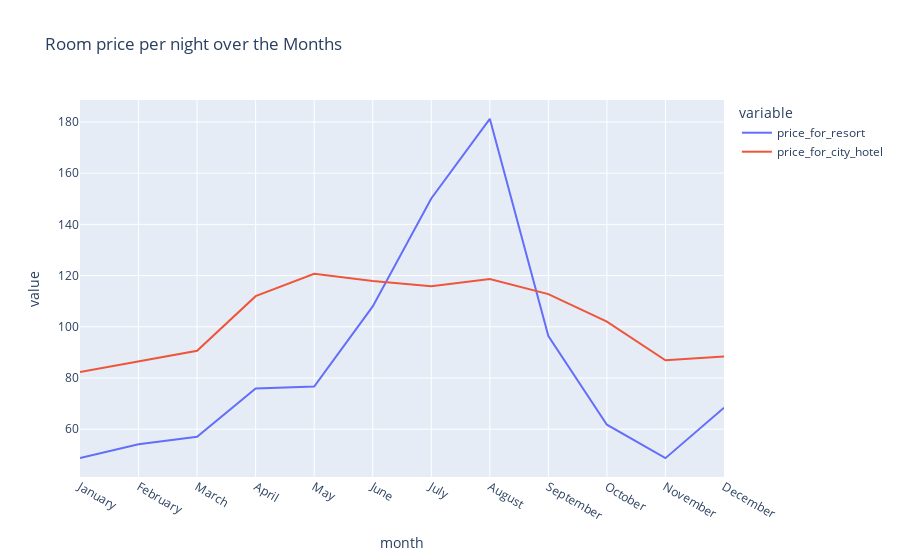

Notebook source saved alongside this figure:
### Code cell
plt.figure(figsize = (17, 8))

px.line(final_prices, x = 'month', y = ['price_for_resort','price_for_city_hotel'],
        title = 'Room price per night over the Months')

### Figure 1 — Plotly figure (JSON) as saved in the notebook; plotly's stock layout.template omitted (floating-point values rounded to 4 significant figures)
{"data": [{"hovertemplate": "variable=price_for_resort<br>month=%{x}<br>value=%{y}<extra></extra>", "legendgroup": "price_for_resort", "line": {"color": "#636efa", "dash": "solid"}, "marker": {"symbol": "circle"}, "mode": "lines", "name": "price_for_resort", "orientation": "v", "showlegend": true, "type": "scatter", "x": ["January", "February", "March", "April", "May", "June", "July", "August", "September", "October", "November", "December"], "xaxis": "x", "y": [48.76, 54.15, 57.06, 75.87, 76.66, 108.0, 150.1, 181.2, 96.42, 61.78, 48.71, 68.41], "yaxis": "y"}, {"hovertemplate": "variable=price_for_city_hotel<br>month=%{x}<br>value=%{y}<extra></extra>", "legendgroup": "price_for_city_hotel", "line": {"color": "#EF553B", "dash": "solid"}, "marker": {"symbol": "circle"}, "mode": "lines", "name": "price_for_city_hotel", "orientation": "v", "showlegend": true, "type": "scatter", "x": ["January", "February", "March", "April", "May", "June", "July", "August", "September", "October", "November", "December"], "xaxis": "x", "y": [82.33, 86.52, 90.66, 112.0, 120.7, 117.9, 115.8, 118.7, 112.8, 102.0, 86.95, 88.4], "yaxis": "y"}], "layout": {"legend": {"title": {"text": "variable"}, "tracegroupgap": 0}, "title": {"text": "Room price per night over the Months"}, "xaxis": {"anchor": "y", "domain": [0, 1], "title": {"text": "month"}}, "yaxis": {"anchor": "x", "domain": [0, 1], "title": {"text": "value"}}}}
